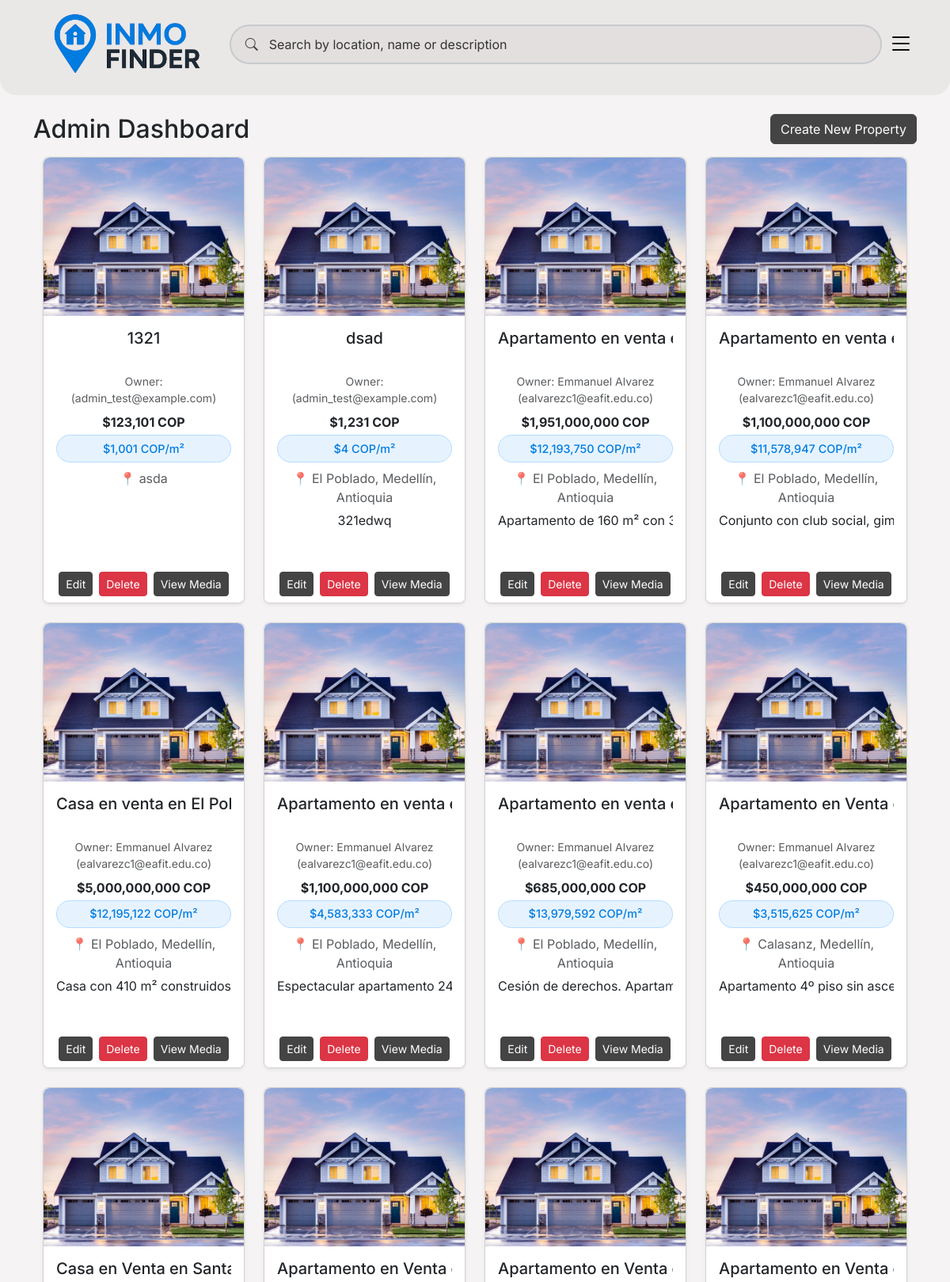
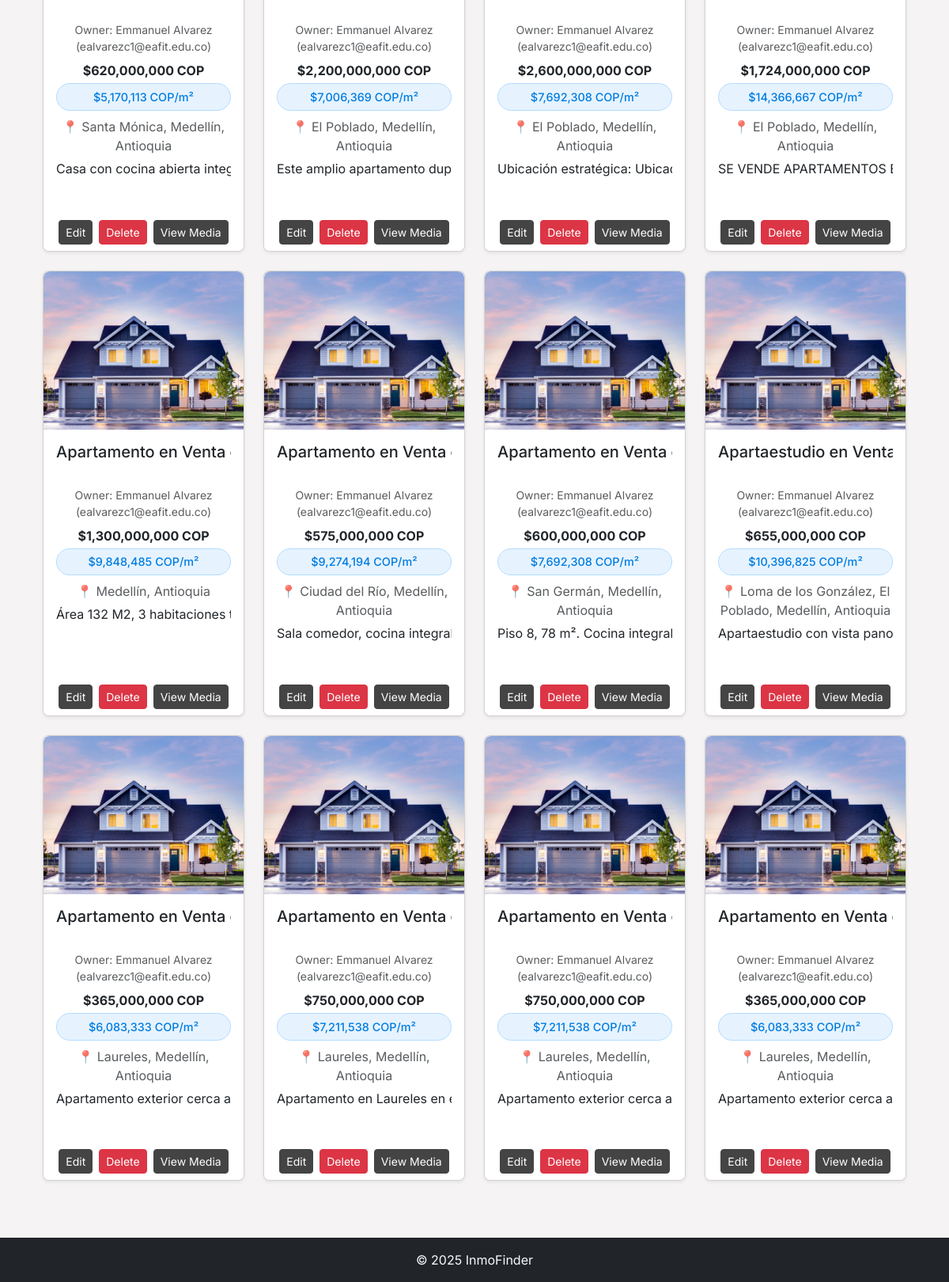
Page /properties/admin-dashboard/ (signed in) on the committed database (2 pictures, top to bottom).
### properties/models.py (models this page shows, shortened)
class Propiedad(models.Model):
    owner = models.ForeignKey(User, related_name='propiedades', on_delete=models.CASCADE, null=True, blank=True)
    title = models.CharField(max_length=255, null=True, blank=True)
    description = models.TextField(blank=True, null=True)
    location = models.CharField(max_length=255)
    property_type = models.CharField(max_length=50, choices=[
        ('Apartamento', 'Apartamento'),
        ('Casa', 'Casa'),
        ('Lote', 'Lote'),
        ('Oficina', 'Oficina'),
        ('Otro', 'Otro'),
    ])
    condition = models.CharField(max_length=100, blank=True, null=True)
    seller = models.CharField(max_length=255, blank=True, null=True)
    listing_url = models.URLField(blank=True, null=True)
    area_m2 = models.DecimalField(max_digits=10, decimal_places=2)
    area_privada_m2 = models.DecimalField(max_digits=10, decimal_places=2)
    rooms = models.IntegerField()
    bathrooms = models.IntegerField()
    parking_spaces = models.IntegerField()
    floor = models.IntegerField()
    estrato = models.IntegerField(blank=True, null=True)
    antiguedad = models.CharField(max_length=50, blank=True, null=True)
    cantidad_de_pisos = models.IntegerField(blank=True, null=True)
    codigo_fincaraiz = models.CharField(max_length=50, blank=True, null=True)
    amenities = models.JSONField(blank=True, null=True)
    price_cop = models.BigIntegerField()
    admin_fee_cop = models.BigIntegerField(blank=True, null=True)
    pets_allowed = models.BooleanField(default=False)
    furnished = models.BooleanField(default=False)
    created_at = models.DateTimeField(auto_now_add=True, null=True, blank=True)
    updated_at = models.DateTimeField(auto_now=True, null=True, blank=True)
    @property
    def price_m2(self):
        try:
            if not self.area_m2 or float(self.area_m2) == 0:
                return None
            return float(self.price_cop) / float(self.area_m2)
        except Exception:
            return None
    @property
    def price_m2_display(self):
        val = self.price_m2
        if val is None:
            return None
        try:
            return int(round(val))
        except Exception:
            return None

### users/models.py (models this page shows, shortened)
class Usuario(AbstractUser):
    email = models.EmailField(unique=True)
    is_admin = models.BooleanField(default=False)
    is_propietario = models.BooleanField(default=False)
    is_comprador = models.BooleanField(default=True)
    phone = models.CharField(max_length=20, blank=True, null=True)
    first_name = models.CharField(max_length=30, blank=True)
    last_name = models.CharField(max_length=30, blank=True)
    USERNAME_FIELD = 'email'  # Usar email como campo de login
    REQUIRED_FIELDS = ['username']  # Campos requeridos además del USERNAME_FIELD
    def get_full_name(self):
        return f"{self.first_name} {self.last_name}".strip()

### properties/views.py (the view)
# urls.py: path("admin-dashboard/", views.AdminDashboardView.as_view(), name="admin_dashboard"),
class AdminDashboardView(LoginRequiredMixin, AdminRequiredMixin, ListView):
    model = Propiedad
    template_name = "properties/admin_dashboard.html"
    context_object_name = "propiedades"
    paginate_by = 20
    def get_queryset(self):
        qs = super().get_queryset()
        return qs.select_related("owner").order_by("-id")

### properties/views.py (called while the page is built)
    def test_func(self):
        request = getattr(self, "request", None)
        user = getattr(request, "user", None)
        if not user or not getattr(user, "is_authenticated", False):
            return False
        if hasattr(user, "is_admin"):
            return bool(user.is_admin)
        return user.groups.filter(name="Administradores").exists()

### properties/templates/properties/admin_dashboard.html (shortened to what this page needs)
{% extends "properties/base.html" %}
{% load static %}
{% load humanize %}
{% block content %}
<div class="container mt-4">
    <div class="d-flex justify-content-between align-items-center mb-3">
        <h2 class="mb-0">Admin Dashboard</h2>
        <a href="{% url 'create' %}" class="btn btn-primary">Create New Property</a>
    </div>
    <div class="row">
        {% for propiedad in propiedades %}
            <div class="col-12 col-sm-6 col-md-4 col-lg-3 mb-4">
                <div class="card property-card shadow-sm h-100">
                    <a href="{% url 'detalle_propiedad' propiedad.id %}" class="view-property" data-bs-toggle="modal" data-bs-target="#propertyModal">
                        {% if propiedad.portada %}
                            <img src="{{ propiedad.portada }}" class="card-img-top cover-img" alt="{{ propiedad.title }}">
                        {% else %}
                            <img src="{% static 'images/default.jpg' %}" class="card-img-top cover-img" alt="No image">
                        {% endif %}
                    </a>
                    <div class="card-body text-center">
                        <h5 class="card-title text-truncate" title="{{ propiedad.title }}">{{ propiedad.title }}</h5>
                        <small class="text-muted d-block mb-2">Owner: {{ propiedad.owner.get_full_name }} ({{ propiedad.owner.email }})</small>
                        <p class="fw-bold text-dark mb-1">${{ propiedad.price_cop|intcomma }} COP</p>
                        <span class="price-m2-badge d-inline-block mb-2">
                            {% if propiedad.price_m2_display %}
                                ${{ propiedad.price_m2_display|intcomma }} COP/m²
                            {% else %}
                                <small class="text-muted">Price per m² not available</small>
                            {% endif %}
                        </span>
                        <p class="text-muted mb-2">📍 {{ propiedad.location }}</p>
                        <p class="card-text text-truncate" style="-webkit-line-clamp:3; line-clamp:3; -webkit-box-orient:vertical; overflow:hidden; display:-webkit-box;">
                            {{ propiedad.description }}
                        </p>
                    </div>
                    <div class="card-footer bg-white border-0 pt-0">
                        <div class="d-flex flex-wrap gap-2 justify-content-center">
                            <a href="{% url 'edit' propiedad.id %}" class="btn btn-sm btn-warning">Edit</a>
                            <a href="{% url 'delete' propiedad.id %}" class="btn btn-sm btn-danger">Delete</a>
                            {% with media_list=propiedad.media.all %}
                                <a href="{% url 'media_list' propiedad.id %}" class="btn btn-sm btn-info text-white">View Media</a>
                            {% endwith %}
                        </div>
                    </div>
                </div>
            </div>
        {% endfor %}
    </div>
</div>
{% endblock %}

### properties/static/css/main.css (style rules this page uses)
:root { --ink: #444444; --muted: #A8ADB1; --muted-2: #B5B9BD; --muted-3: #C6CACD; --radius-pill: 999px; --btn-stroke: 2px; --header-pt: 2.25rem; --header-pb: 2rem; --hero-gap: 1rem; --search-width: 280px; }
html, body { font-family: Inter, system-ui, -apple-system, "Segoe UI", Roboto, "Helvetica Neue", Arial, "Noto Sans", "Apple Color Emoji","Segoe UI Emoji", "Segoe UI Symbol"; background: #f5f3f3; overflow-x: hidden; width: 100%; }
* { box-sizing: border-box; }
.row { margin-left: 0; margin-right: 0; }
img, video, iframe { max-width: 100%; height: auto; }
.price-m2-badge { display: inline-block; background: #f1f1f1; color: #333; font-size: 0.9rem; font-weight: 500; padding: 0.35rem 0.75rem; border-radius: 50px; margin-bottom: 0.5rem; }

### properties/static/css/styles.css (style rules this page uses)
.property-card { border-radius: 0.5rem; overflow: hidden; transition: transform 0.2s ease, box-shadow 0.2s ease; transition: transform 0.2s ease, box-shadow 0.2s ease, background-color 0.2s ease; }
.property-card .cover-img { height: 200px; width: 100%; object-fit: cover; border-top-left-radius: 0.5rem; border-top-right-radius: 0.5rem; }
.property-card .card-body { display: flex; flex-direction: column; }
.property-card .card-title { line-height: 1.2; display: -webkit-box; -webkit-line-clamp: 2; line-clamp: 2; -webkit-box-orient: vertical; overflow: hidden; min-height: calc(1.2em * 2); }
.property-card .price-m2-badge { display: inline-flex; align-items: center; min-height: 28px; }
.property-card p.text-muted { min-height: 1.25rem; }
.property-card .card-text { line-height: 1.2; min-height: calc(1.2em * 3); }

### properties/static/css/theme.css (style rules this page uses)
:root { --brand-brown: #444444; --brand-brown-600: #333333; --brand-brown-700: #222222; --brand-brown-contrast: #ffffff; --brand-focus-ring: rgba(68, 68, 68, 0.35); --brand-blue: #007CE0; --brand-blue-hover: #0066BB; --brand-blue-light: #E6F3FF; --brand-blue-medium: #B3DBFF; }
html, body { font-family: Inter, system-ui, -apple-system, "Segoe UI", Roboto, "Helvetica Neue", Arial, "Noto Sans", "Apple Color Emoji","Segoe UI Emoji", "Segoe UI Symbol"; }
.btn, .btn-primary, .btn-secondary, .btn-success, .btn-info, .btn-warning, .btn-dark { background-color: var(--brand-brown) !important; border-color: var(--brand-brown) !important; color: var(--brand-brown-contrast) !important; }
.btn-danger, .btn-danger:focus { background-color: #dc3545 !important; border-color: #dc3545 !important; color: #fff !important; }
.price-m2-badge { background-color: var(--brand-blue-light) !important; color: var(--brand-blue) !important; border: 1px solid var(--brand-blue-medium); }

### rows in the picture
Propiedad: title "1321", owner.email "admin_test@example.com", price_cop "123,101", price_m2_display "1,001", location "asda"
Propiedad: title "dsad", owner.email "admin_test@example.com", price_cop "1,231", price_m2_display "4", location "El Poblado, Medellín, Antioquia", description "321edwq"
Propiedad: title "Apartamento en vent…", owner.get_full_name "Emmanuel Alvarez", owner.email "ealvarezc1@eafit.edu.co", price_cop "1,951,000,000", price_m2_display "12,193,750", location "El Poblado, Medellín, Antioquia", description "Apartamento de 160 m² co…"
Propiedad: title "Apartamento en vent…", owner.get_full_name "Emmanuel Alvarez", owner.email "ealvarezc1@eafit.edu.co", price_cop "1,100,000,000", price_m2_display "11,578,947", location "El Poblado, Medellín, Antioquia", description "Conjunto con club social, g…"
Propiedad: title "Casa en venta en El…", owner.get_full_name "Emmanuel Alvarez", owner.email "ealvarezc1@eafit.edu.co", price_cop "5,000,000,000", price_m2_display "12,195,122", location "El Poblado, Medellín, Antioquia", description "Casa con 410 m² construid…"
Propiedad: title "Apartamento en vent…", owner.get_full_name "Emmanuel Alvarez", owner.email "ealvarezc1@eafit.edu.co", price_cop "1,100,000,000", price_m2_display "4,583,333", location "El Poblado, Medellín, Antioquia", description "Espectacular apartamento…"
Propiedad: title "Apartamento en vent…", owner.get_full_name "Emmanuel Alvarez", owner.email "ealvarezc1@eafit.edu.co", price_cop "685,000,000", price_m2_display "13,979,592", location "El Poblado, Medellín, Antioquia", description "Cesión de derechos. Apart…"
Propiedad: title "Apartamento en Ven…", owner.get_full_name "Emmanuel Alvarez", owner.email "ealvarezc1@eafit.edu.co", price_cop "450,000,000", price_m2_display "3,515,625", location "Calasanz, Medellín, Antioquia", description "Apartamento 4º piso sin as…"
Propiedad: title "Casa en Venta en Sa…", owner.get_full_name "Emmanuel Alvarez", owner.email "ealvarezc1@eafit.edu.co", price_cop "620,000,000", price_m2_display "5,170,113", location "Santa Mónica, Medellín, Antioquia", description "Casa con cocina abierta int…"
Propiedad: title "Apartamento en Ven…", owner.get_full_name "Emmanuel Alvarez", owner.email "ealvarezc1@eafit.edu.co", price_cop "2,200,000,000", price_m2_display "7,006,369", location "El Poblado, Medellín, Antioquia", description "Este amplio apartamento d…"
Propiedad: title "Apartamento en Ven…", owner.get_full_name "Emmanuel Alvarez", owner.email "ealvarezc1@eafit.edu.co", price_cop "2,600,000,000", price_m2_display "7,692,308", location "El Poblado, Medellín, Antioquia", description "Ubicación estratégica: Ubi…"
Propiedad: title "Apartamento en Ven…", owner.get_full_name "Emmanuel Alvarez", owner.email "ealvarezc1@eafit.edu.co", price_cop "1,724,000,000", price_m2_display "14,366,667", location "El Poblado, Medellín, Antioquia", description "SE VENDE APARTAMENTO…"
Propiedad: title "Apartamento en Ven…", owner.get_full_name "Emmanuel Alvarez", owner.email "ealvarezc1@eafit.edu.co", price_cop "1,300,000,000", price_m2_display "9,848,485", location "Medellín, Antioquia", description "Área 132 M2, 3 habitacione…"
Propiedad: title "Apartamento en Ven…", owner.get_full_name "Emmanuel Alvarez", owner.email "ealvarezc1@eafit.edu.co", price_cop "575,000,000", price_m2_display "9,274,194", location "Ciudad del Río, Medellín, Antioquia", description "Sala comedor, cocina integ…"
Propiedad: title "Apartamento en Ven…", owner.get_full_name "Emmanuel Alvarez", owner.email "ealvarezc1@eafit.edu.co", price_cop "600,000,000", price_m2_display "7,692,308", location "San Germán, Medellín, Antioquia", description "Piso 8, 78 m². Cocina integ…"
Propiedad: title "Apartaestudio en Ve…", owner.get_full_name "Emmanuel Alvarez", owner.email "ealvarezc1@eafit.edu.co", price_cop "655,000,000", price_m2_display "10,396,825", location "Loma de los González, El Poblado, Medellín, Antioquia", description "Apartaestudio con vista pa…"
Propiedad: title "Apartamento en Ven…", owner.get_full_name "Emmanuel Alvarez", owner.email "ealvarezc1@eafit.edu.co", price_cop "365,000,000", price_m2_display "6,083,333", location "Laureles, Medellín, Antioquia", description "Apartamento exterior cerc…"
Propiedad: title "Apartamento en Ven…", owner.get_full_name "Emmanuel Alvarez", owner.email "ealvarezc1@eafit.edu.co", price_cop "750,000,000", price_m2_display "7,211,538", location "Laureles, Medellín, Antioquia", description "Apartamento en Laureles e…"
Propiedad: title "Apartamento en Ven…", owner.get_full_name "Emmanuel Alvarez", owner.email "ealvarezc1@eafit.edu.co", price_cop "750,000,000", price_m2_display "7,211,538", location "Laureles, Medellín, Antioquia", description "Apartamento exterior cerc…"
Propiedad: title "Apartamento en Ven…", owner.get_full_name "Emmanuel Alvarez", owner.email "ealvarezc1@eafit.edu.co", price_cop "365,000,000", price_m2_display "6,083,333", location "Laureles, Medellín, Antioquia", description "Apartamento exterior cerc…"
